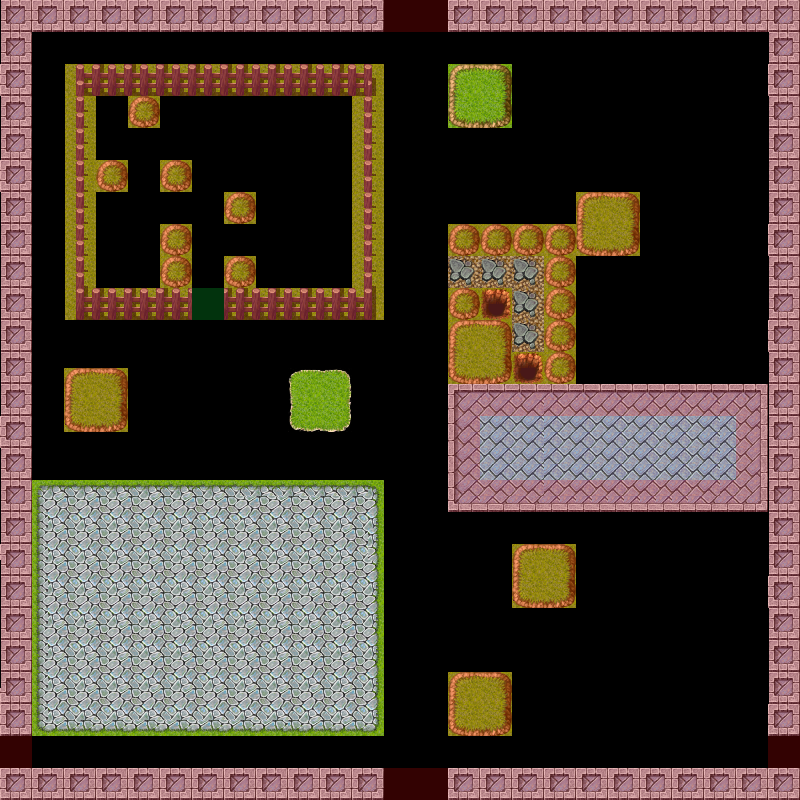

This is a level from a 2D game, rendered from its Tiled map with the project's own tilesets. A one-line summary and the map file follow, with tile-layer data summarised:
An orthogonal 50x50 tile map with 16x16 px tiles, 2 tile layers (barrier, meta), 1 hidden layer not drawn, 10 tilesets.

<map version="1.0" orientation="orthogonal" width="50" height="50" tilewidth="16" tileheight="16">
 <tileset firstgid="1" name="TileA1" tilewidth="16" tileheight="16">
  <image source="vx_map/TileA1.png" trans="ff8080" width="512" height="384" />
 </tileset>
 <tileset firstgid="769" name="TileA2" tilewidth="16" tileheight="16">
  <image source="vx_map/TileA2.png" trans="ff8080" width="512" height="384" />
 </tileset>
 <tileset firstgid="1537" name="TileA3" tilewidth="16" tileheight="16">
  <image source="vx_map/TileA3.png" trans="ff8080" width="512" height="256" />
 </tileset>
 <tileset firstgid="2049" name="TileA4" tilewidth="16" tileheight="16">
  <image source="vx_map/TileA4.png" trans="ff8080" width="512" height="480" />
 </tileset>
 <tileset firstgid="3009" name="TileA5" tilewidth="16" tileheight="16">
  <image source="vx_map/TileA5.png" trans="ff8080" width="256" height="512" />
 </tileset>
 <tileset firstgid="3521" name="TileB" tilewidth="16" tileheight="16">
  <image source="vx_map/TileB.png" trans="ff8080" width="512" height="512" />
 </tileset>
 <tileset firstgid="4545" name="TileC" tilewidth="16" tileheight="16">
  <image source="vx_map/TileC.png" trans="ff8080" width="512" height="512" />
 </tileset>
 <tileset firstgid="5569" name="TileD" tilewidth="16" tileheight="16">
  <image source="vx_map/TileD.png" trans="ff8080" width="512" height="512" />
 </tileset>
 <tileset firstgid="6593" name="TileE" tilewidth="16" tileheight="16">
  <image source="vx_map/TileE.png" trans="ff8080" width="512" height="512" />
 </tileset>
 <tileset firstgid="7617" name="meta_tiles" tilewidth="16" tileheight="16">
  <image source="meta_tiles.png" trans="ff8080" width="67" height="34" />
  <tile id="0">
   <properties>
    <property name="Type" value="1" />
   </properties>
  </tile>
  <tile id="1">
   <properties>
    <property name="Type" value="1" />
   </properties>
  </tile>
  <tile id="2">
   <properties>
    <property name="Type" value="0" />
   </properties>
  </tile>
  <tile id="3">
   <properties>
    <property name="Type" value="0" />
   </properties>
  </tile>
  <tile id="4">
   <properties>
    <property name="Type" value="1" />
   </properties>
  </tile>
  <tile id="5">
   <properties>
    <property name="Type" value="1" />
   </properties>
  </tile>
  <tile id="6">
   <properties>
    <property name="Type" value="0" />
   </properties>
  </tile>
  <tile id="7">
   <properties>
    <property name="Type" value="0" />
   </properties>
  </tile>
 </tileset>
 <layer name="backround" width="50" height="50" visible="0">
  <data>[2500 cells, 2500 non-empty, 36 distinct tile ids]</data>
 </layer>
 <objectgroup name="objects" width="50" height="50" />
 <layer name="barrier" width="50" height="50">
  <data>[2500 cells, 1200 non-empty, 92 distinct tile ids]</data>
 </layer>
 <layer name="meta" width="50" height="50">
  <data>[2500 cells, 760 non-empty, 3 distinct tile ids]</data>
 </layer>
</map>
